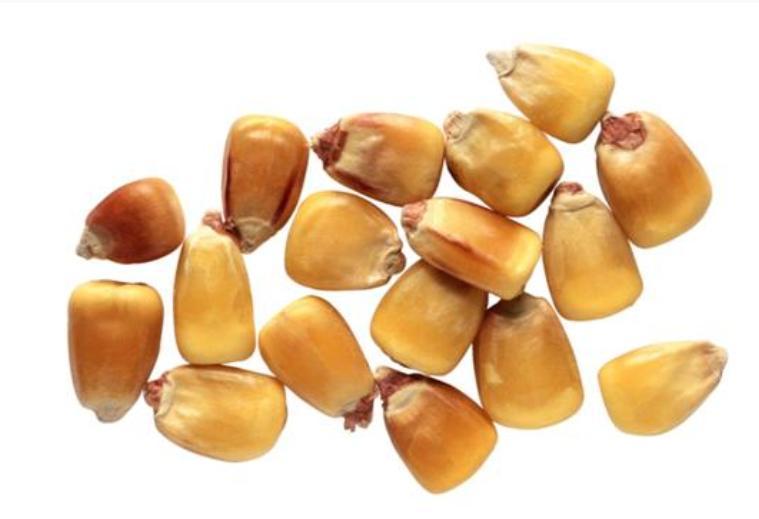
#> input picture 14直方图/jishu.png, 759 x 519 px
$ python '直方图的反向投影.py'
#> lines starting #> are read from the running program, lines starting #| are printed output that depends on the picture; after the words box and inside, x2 and y2 are one past the last pixel; in counts of white or black regions, pixels touching at a corner belong together; pictures that were not available may be replaced by others from this repository, and a replacement may not be noted
# -*- coding: utf-8 -*-
"""
Created on Wed Apr 24 21:59:26 2019

@author: dell
"""
#
#直方图反向投影
#目标：本节我们将要学习直方图的反向投影
#原理：
#可以用来做图像分割，或者在图像中寻找我们感兴趣的部分，简单来说，它会 输出 与输入图(待搜索)同样大小
#的图像，其中每一个像素值代表了输入图像上对应的点属于目标对象的 概率，用更简洁的话说，输出图像 中像素
#越高（越白）的点就越可能代表我们要搜索的目标（在输入图像所在的位置）。这是一个直观的解释。直方图
#投影经常与camshift算法等一起使用
#我们该怎么样实现这个算法呢？首先我们要为一张包含我们要查找目标的图像建立直方图（在我们实例中，我们要
#查找的是草地，其他的都不要）。我们要查找的对象要尽量占满这张图像（换句话说，这张图像上最好是有且仅有我们
#要查找的对象）。最好使用颜色直方图，因为一个物体的颜色要比它的灰度图能更好的被用来进行图像分割和对象识别。
#接着我们再把这个颜色直方图投影到输入图像中寻找我们的目标，也就是找到输入图像中每一个像素点的像素值在直方图
#中对应的概率，这样我们就得到了一个概率图像，最后设置适当的阈值对概率图像进行二值化，嗯。
#
#opencv中的反向投影
#opencv提供的函数cv2.calcBackProject()可以用来做直方图反向投影。它的参数与cv2.calcHist()参数基本相同
#其中的一个参数是我们要查找的目标的直方图


import cv2
import numpy as np
target=cv2.imread('jishu.png')
#> target is the input picture: shape (519, 759, 3); mean B, G, R 176.9, 207.7, 233.8
hsv=cv2.cvtColor(target,cv2.COLOR_BGR2HSV)
#> hsv: shape (519, 759, 3); mean H, S, V 14.6, 71.4, 233.9

roi=cv2.imread('fc_white.png')
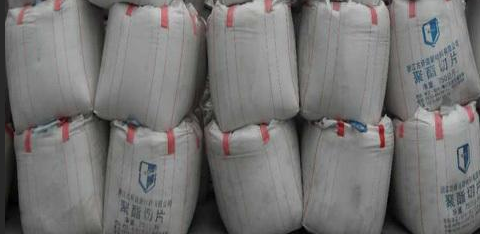
#> input picture 14直方图/fc.png, 480 x 234 px, given in place of fc_white.png, which was not available
#> roi is the input picture: shape (234, 480, 3); mean B, G, R 115.9, 116.6, 117.7
hsvt=cv2.cvtColor(roi,cv2.COLOR_BGR2HSV)
#> hsvt: shape (234, 480, 3); mean H, S, V 37.4, 10.3, 119.1

roihist=cv2.calcHist([hsvt],[0,1],None,[180,256],[0,180,0,256])
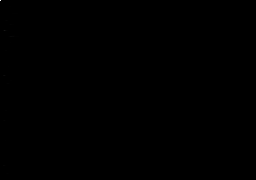
#> roihist: shape (180, 256) float32; min 0, max 46507, mean 2.4; drawn with min black and max white
cv2.normalize(roihist,roihist,0,255,cv2.NORM_MINMAX)#原始图像，结果图像，映射到结果图像中的最小值，最大值，归一化类型
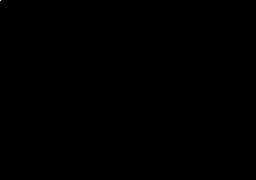
#> roihist: shape (180, 256) float32; 8.79% of pixels changed, all inside (x1, y1, x2, y2) = (0, 0, 256, 180)
dst=cv2.calcBackProject([hsv],[0,1],roihist,[0,180,0,256],1)
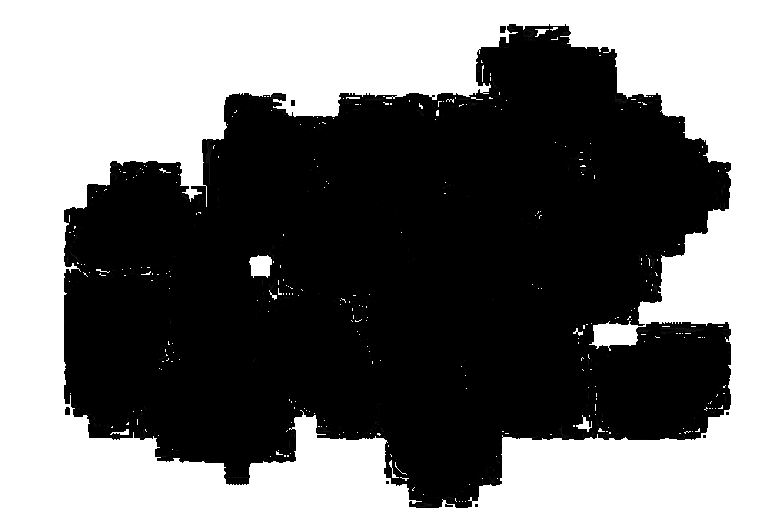
#> dst: shape (519, 759); min 0, max 255, mean 112.8

#此处卷积可以把分散的点连在一起
disc=cv2.getStructuringElement(cv2.MORPH_ELLIPSE,(7,7))
dst=cv2.filter2D(dst,-1,disc)
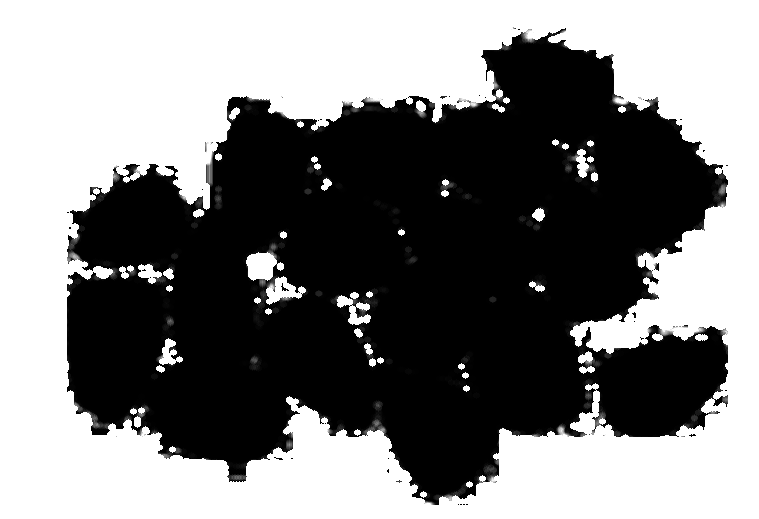
#> dst: shape (519, 759); min 0, max 255, mean 127.7
cv2.imshow('dst',dst)
ret,thresh=cv2.threshold(dst,10,255,0)
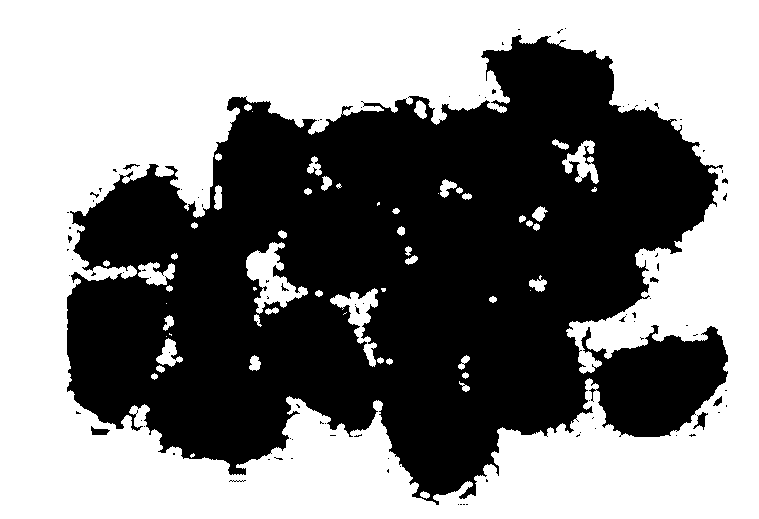
#> thresh: shape (519, 759); 52.4% white; 96 black regions (86 under 20 px), largest, box (x1, y1, x2, y2) and area: (67, 35, 728, 505) 186590, (693, 412, 708, 430) 109, (91, 426, 110, 435) 105
#cv2.imshow('1',thresh)

thresh=cv2.merge((thresh,thresh,thresh))#三通道图像
res=cv2.bitwise_and(target,thresh)


res=np.vstack((target,thresh,res))
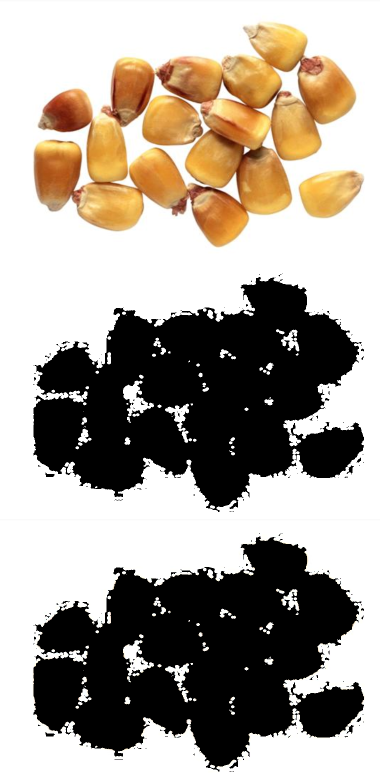
#> res: shape (1557, 759, 3) (shown at 1/2 size); mean B, G, R 148, 158.3, 167
cv2.imshow('1',res)
cv2.waitKey(0)
